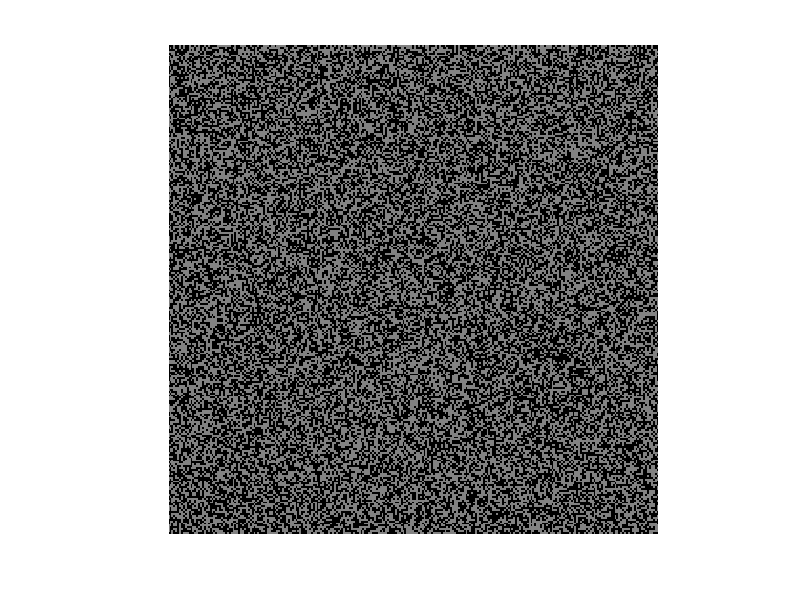

Write the MATLAB code that produced this figure.
for i = 0:7
2^i
a1 = zeros([256 256],'uint8');
a2 = zeros([256 256],'uint8');
a3 = zeros([256 256],'uint8');

a1 = a1 + (randi(2,[256 256],'uint8') - 1)*2^i;
a2 = a2 + (randi(2,[256 256],'uint8') - 1)*2^i;
a3 = a2 + (randi(2,[256 256],'uint8') - 1)*2^i;


end
%%
im_col = zeros([256 256,3],'uint8');
im_col(:,:,1) = a1;
im_col(:,:,2) = a2;
im_col(:,:,3) = a3;
figure(1); imshow(im_col(:,:,1), [0 255])

imwrite(im_col(:,:,1),'bw.png')